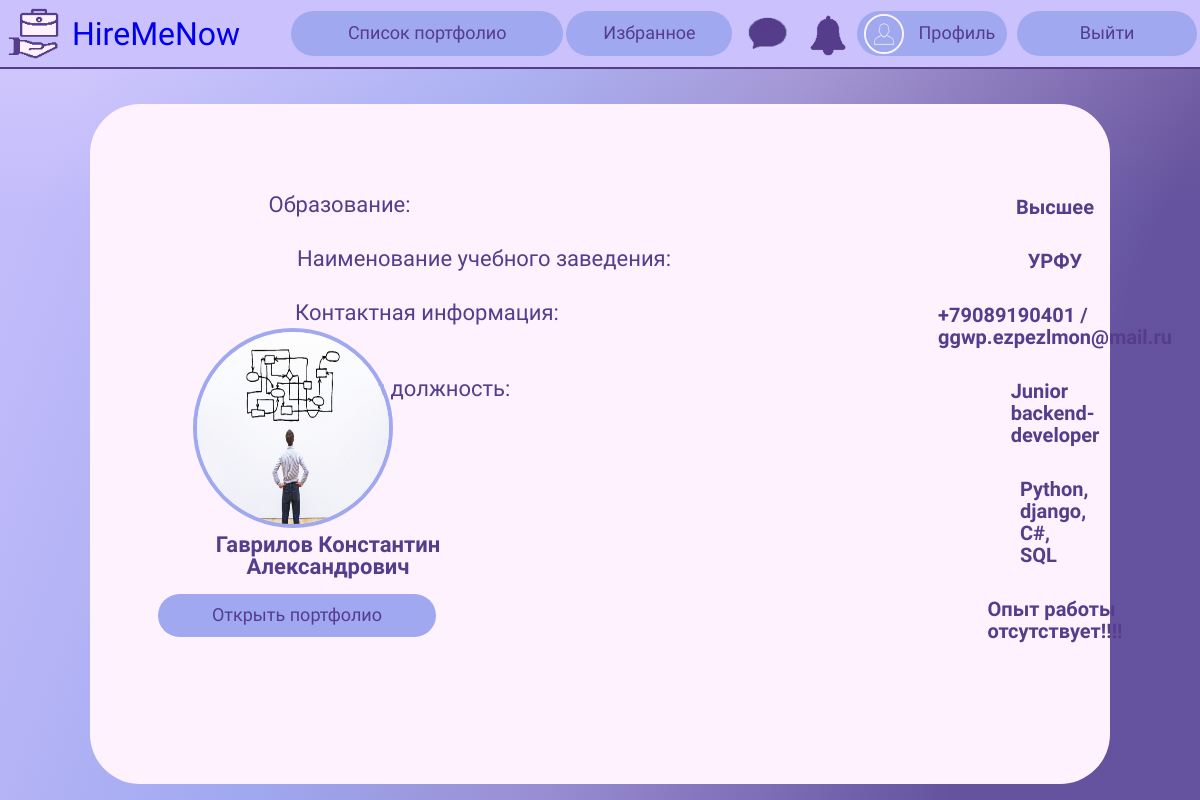
The app's page /profile/wedyzza/ (signed in) with its own data.
### mainApp/models.py (models this page shows, shortened)
class userProfile(models.Model):
    user = models.OneToOneField(User, null=True, on_delete=models.CASCADE)
    resume = models.FileField(upload_to='files/', validators=[FileExtensionValidator(allowed_extensions=['pdf'])], blank=True)
    avatar = models.ImageField(upload_to='images/', default='../static/img/profile.png', validators=[FileExtensionValidator(allowed_extensions=['png', 'jpg', 'jpeg'])], blank=True)
    fullName = models.CharField(max_length=100, blank=False, default='похоже, тут ничего нет...')
    education = models.CharField(max_length=100, blank=False, default='похоже, тут ничего нет...')
    edu_base = models.CharField(max_length=100, blank=False, default='похоже, тут ничего нет...')
    contacts = models.CharField(max_length=250, blank=False, default='похоже, тут ничего нет...')
    level = models.CharField(max_length=100, blank=False, default='похоже, тут ничего нет...')
    chars = models.CharField(max_length=150, blank=False, default='похоже, тут ничего нет...')
    exp = models.CharField(max_length=200, blank=False, default='похоже, тут ничего нет...')

### mainApp/views.py (the view)
# urls.py: path('profile/<str:username>/', views.profile, name='profile'),
def profile(request, username):
    user = User.objects.get(username=username)
    user_profile = userProfile.objects.get(user=user)
    if request.method == 'POST':
        user_profile.avatar = request.POST.get('img')
        user_profile.save()
    context = {
        'user_profile': user_profile
    }
    return render(request, 'profile.html', context)

### templates/profile.html (shortened to what this page needs)
{% load static %}
<!DOCTYPE html>
<html lang="ru" dir="ltr">
  <head>
    <link rel="stylesheet" href="{% static 'css/profile.css' %}">
      <link rel="stylesheet" href="{% static 'css/no_underline.css' %}">
  </head>
  <body>
    <div id="nav-bar">
		<a href="{% url 'home' %}" id="header">
			<img id="main-logo" src="{% static 'img/logo.png' %}" alt="logo">
			<h1 id="name">HireMeNow</h1>
		</a>
		<div id="buttons">
			<button class="btn" id="portfolio-list">Список портфолио</button>
			<button class="btn" id="favorite">Избранное</button>
			<a href="{% url 'chat_template' %}" id="chat">
			<img src="{% static 'img/chat.png' %}" width="65px" alt="chat">
			</a>
			<a href="{% url 'home' %}" id="notice">
			<img src="{% static 'img/notice.png' %}" width="50px" alt="notice">
			</a>
            {% if user.is_authenticated %}
            <div id="enter">
				<a href="{% url 'profile' request.user.username %}" class="btn" id="profile"><img id="profile-picture" src="{% static 'img/profile.png' %}" width="40px">Профиль</a>
				<a href="{% url 'logout' %}" class="btn" id="logout">Выйти</a>
			</div>
            {% else %}
			<div id="enter">
				<a href="{% url 'register' %}" class="btn" id="reg">Регистрация</a>
				<a href="{% url 'login' %}" class="btn" id="log">Вход</a>
			</div>
            {% endif %}
		</div>
	</div>
	<div class="hero">
		<div class="info">
			<div id="education">
				<h5 class="info-labels">Образование:</h5>
			</div>
			<p class="input-value">{{ user_profile.education }}</p>
			<div id="school-name">
				<h5>Наименование учебного заведения:</h5>
			</div>
			<p class="input-value">{{ user_profile.edu_base }}</p>
			<div id="contacts">
				<h5>Контактная информация:</h5>
			</div>
			<p class="input-value">{{ user_profile.contacts }}</p>
			<div id="fav-role">
				<h5>Желаемая должность:</h5>
			</div>
			<p class="input-value">{{ user_profile.level }}</p>
			<div id="skills">
				<h5>Навыки:</h5>
			</div>
			<p class="input-value">{{ user_profile.chars }}</p>
			<div id="exp">
				<h5>Опыт работы:</h5>
			</div>
			<p class="input-value">{{ user_profile.exp }}</p>
			</div>
		<div class="avatar-header">
			<img class="avatar" src="{{ user_profile.avatar.url }}"/>
            <h3 id="user-name">{{ user_profile.fullName }}</h3>
			<div class="btn-wrap">
			<a href="{% url 'watch-portfolio' user_profile.user.username%}" class="avatar-header-btn" id="open-portfolio">Открыть портфолио</a>
            </div>
		</div>
	</div>
	</body>
</html>

### static/css/profile.css (style rules this page uses)
* { margin: 0; padding: 0; box-sizing: border-box; font-family: 'Comfortaa'; }
body { width: 100vw; height: 100vh; background: linear-gradient(110.2deg, rgba(203, 193, 253, 0.8) 7%, rgba(160, 168, 240, 0.8) 36.37%, rgba(151, 135, 203, 0.8) 55.83%, rgba(85, 61, 139, 0.8) 83.36%), linear-gradient(180.21deg, #FEF2FF 0.19%, #A0A8F0 27.03%);; overflow: hidden; color: #553d8b; }
#header { display: flex; align-items: center; justify-content: left; gap: 5px; }
#nav-bar { display: flex; align-items: center; flex-direction: row; background: #CBC1FD; border-bottom: 2px solid #553D8B; }
#buttons { width: 100%; display: flex; justify-content: space-evenly; }
#main-logo { width: 67px; height: 67px; }
#name { position: flex; display: flex; width: 216px; height: 40px; font-weight: 400; font-size: 32px; line-height: 40px; }
.btn { display: flex; flex-direction: row; justify-content: center; align-items: center; padding: 10px; background: #A0A8F0; border-radius: 25px; font-weight: 400; font-size: 18px; line-height: 22px; text-align: center; border: none; height: 45.83px; color: #553d8b; }
#portfolio-list { width: 272.41px; cursor: pointer; }
#favorite { width: 166.02px; cursor: pointer; }
#chat { display: flex; align-items: center; height: 45px; border: none; border-radius: 50%; cursor: pointer; background: #CBC1FD; }
#notice { height: 45px; border: none; border-radius: 50%; cursor: pointer; background: #CBC1FD; }
#profile { cursor: pointer; display: flex; flex-direction: row; justify-content: center; align-items: center; padding: 10px 12px; }
#profile-picture { border: 2px solid#FEF2FF; border-radius: 50%; margin-right: 15px; margin-left: -5px; }
#logout { width: 179.61px; cursor: pointer; }
#enter { display: flex; flex-direction: row; gap: 10px; }
::placeholder { color: #553D8B; }
.hero { margin: 35px auto; width: 1820px; max-width: 85vw; height: 930px; max-height: 85vh; background: #FEF2FF; border-radius: 50px; }
.avatar-header { display: flex; flex-direction: column; justify-content: center; align-items: left; margin-left: 48px; margin-top: -40vh; position:relative; }
#user-name { margin-left: 15px; border-radius: 20px; margin-top: 6px; width: 40vw; max-width: 350px; background-color: #FEF2FF; color: #553D8B; font-weight: 700; font-size: 22px; line-height: 22px; min-height: 22px; text-align: center; }
::placeholder { text-align:center; }
.avatar { width: 200px; height: 200px; margin-left: 55px; margin-top: 6px; border-radius: 50%; border: 4px solid #A0A8F0; }
.btn-wrap { display: flex; flex-direction: column; justify-content: center; margin-left: 20px; width: 200px; }
.avatar-header-btn { padding: 12px; gap: 10px; height: 42.83px; background: #A0A8F0; border-radius: 54px; display: flex; flex-direction: row; justify-content: center; align-items: center; font-style: normal; font-weight: 400; font-size: 18px; line-height: 22px; border: none; color: #553D8B; }
#open-portfolio { width: 278px; margin-top: 16px; }
.info { display: flex; flex-direction: column; align-items: center; padding-top: 90px; margin-right: 20px; }
.info h5 { font-style: normal; font-weight: 400; font-size: 22px; line-height: 22px; }
#education { display: flex; flex-direction: row; margin-right: 143px; }
#school-name { display: flex; flex-direction: row; margin-left: 38px; margin-top: 30px; }
#contacts { display: flex; flex-direction: row; margin-right: 76px; margin-top: 30px; }
#fav-role { display: flex; flex-direction: row; margin-right: 126px; margin-top: 30px; }
#skills { display: flex; flex-direction: row; margin-right: 144px; margin-top: 30px; }
#exp { display: flex; flex-direction: row; margin-right: 152px; margin-top: 30px; }
.info p { margin-left: 930px; margin-top: -20px; font-weight: bold; font-size: 20px; line-height: 22px; }
.info h5 { margin-left: -250px; }

### static/css/no_underline.css (style rules this page uses)
a { text-decoration: none; }

### records on screen
userProfile: education "Высшее", edu_base "УРФУ", contacts "+79089190401 / ggwp.ezpezlmon@mail.ru", level "Junior backend-developer", chars "Python, django, C#, SQL", exp "Опыт работы отсутствует!!!!", avatar (picture), fullName "Гаврилов Константин Александрович"
